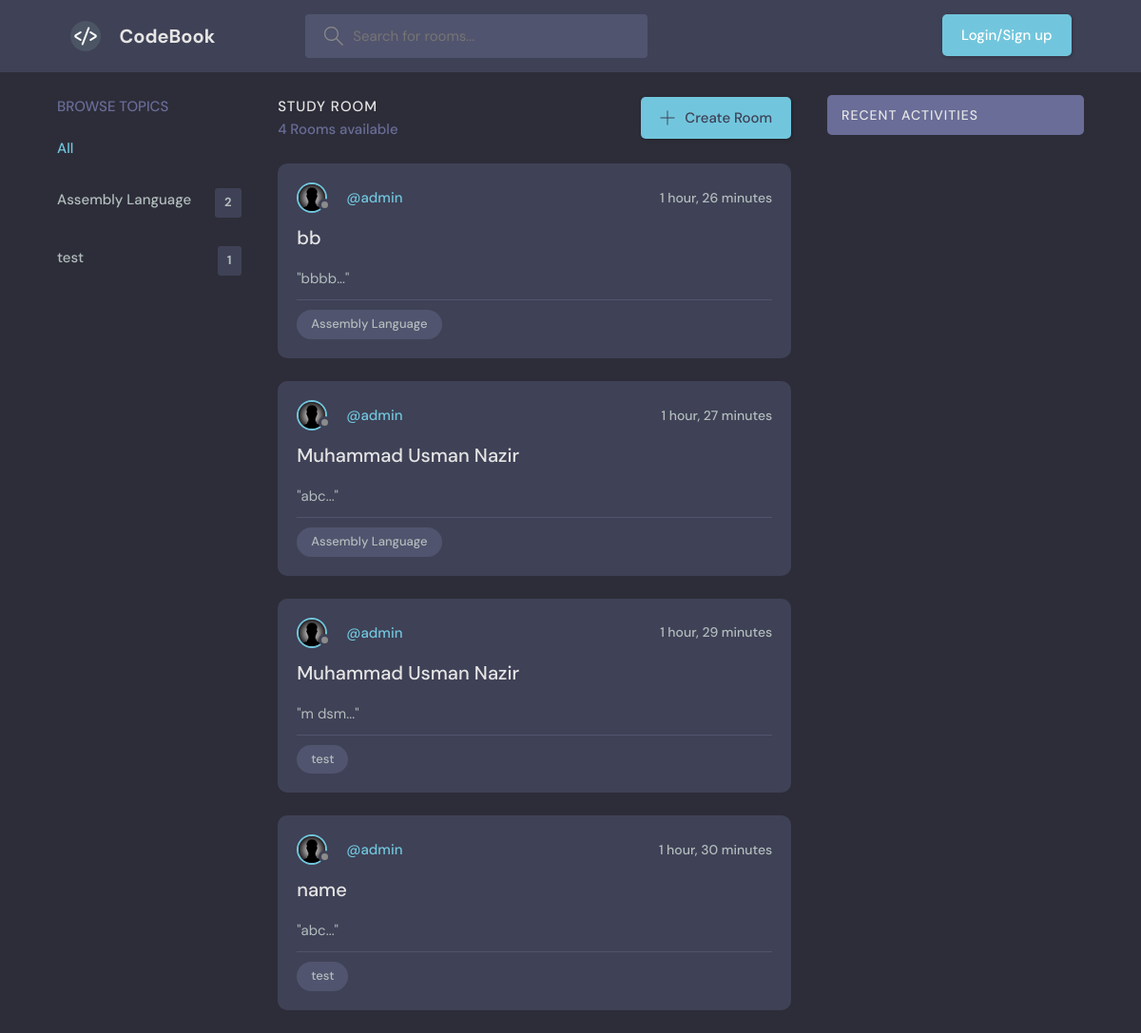
The page / on the database its author committed.
### base/models.py (models this page shows, shortened)
class Topic(models.Model):
    name = models.CharField(max_length=200)
    count = models.IntegerField(default=1)
    class Meta:
        ordering=['name']

class Room(models.Model):
    host = models.ForeignKey(User, on_delete=models.CASCADE)
    topic = models.CharField(max_length=532)
    name = models.CharField(max_length=200)
    description = models.TextField()
    participants = models.ManyToManyField(User, related_name='participants', blank=True)
    files = models.FileField(upload_to="Room-files", blank=True)
    images = models.ImageField(upload_to="Room-images", blank=True)
    video = models.FileField(upload_to="Room-videos", blank=True, max_length=10000)
    created = models.DateTimeField(auto_now_add=True)
    updated = models.DateTimeField(auto_now=True)
    class Meta:
        ordering=['-updated', '-created']

class User(AbstractUser):
    genderChoice=(
        ('M','Male'),
        ('F','Female'),
        ('O','Other'),
    )
    name = models.CharField(max_length=25)
    email = models.EmailField(max_length=50)
    gender = models.CharField(max_length=25, choices=genderChoice)
    dob = models.DateField(null=True)
    phone = models.CharField(max_length=15)
    address = models.TextField(max_length=125)
    bio = models.TextField(max_length=500)
    avatar = models.ImageField(upload_to='avatars', default='nopic.jpg')
    status = models.BooleanField(default=True)
    email_otp = models.CharField(max_length=12, default="000000")
    is_email_verified = models.BooleanField(default=False)
    is_phone_verified = models.BooleanField(default=False)

### base/views.py (the view)
# urls.py: path('', views.index, name='home'),
def index(request):
    topic = Topic.objects.all().order_by('-count')
    user = User.objects.all()
    q = request.GET.get('q') if request.GET.get('q')  != None else ''
    room = Room.objects.filter(
        Q(topic__icontains=q) |
        Q(name__icontains=q) |
        Q(description__icontains=q)
    )
    room_count=room.count()
    room_messages = Message.objects.filter(Q(room__name__icontains=q))
    context = {'room':room, 'topic':topic, 'room_count':room_count,'room_messages':room_messages, 'user':user}
    return render(request, 'base/home.html', context)

### base/templates/base/home.html (shortened to what this page needs)
{% extends 'main.html'%} {% block content%}
<main class="layout layout--3">
  <div class="container">
    {% include 'base/topics_comp.html'%}
    <div class="roomList">
      {% include 'base/feed.html' %}
    </div>
    {% include 'base/activity_comp.html'%}
  </div>
</main>
{% endblock %}

### base/templates/base/topics_comp.html (shortened to what this page needs)
<div class="topics">
  <div class="topics__header">
    <h2>Browse Topics</h2>
  </div>
  <ul class="topics__list">
    <li>
      <a href="{% url 'home' %}" class="active">All</a>
    </li>
    {% for obj in topic%}
    <li>
      <a href="{% url 'home' %}?q={{obj.name}}"
        >{{obj.name}} <span>{{obj.count}}</span></a
      >
    </li>
    {% endfor %}
  </ul>
</div>

### base/templates/base/feed.html (shortened to what this page needs)
<div class="roomList__header">
  <div>
    <h2>Study Room</h2>
    <p>{{room.count}} Rooms available</p>
  </div>
  <a class="btn btn--main" href="/create-room">
    <svg version="1.1" xmlns="http://www.w3.org/2000/svg" width="32" height="32" viewBox="0 0 32 32">
      <title>add</title>
      <path
        d="M16.943 0.943h-1.885v14.115h-14.115v1.885h14.115v14.115h1.885v-14.115h14.115v-1.885h-14.115v-14.115z"
      ></path>
    </svg>
    Create Room
  </a>
</div>
{% for x in room %}
<div class="roomListRoom">
  <div class="roomListRoom__header">
    <a href="{% url 'user-profile' x.host.id %}" class="roomListRoom__author">
      <div class="avatar avatar--small">
        <img src="{{x.host.avatar.url}}">
      </div>
       @{{x.host.username}}
    </a>
    <div class="roomListRoom__actions">
      <span>{{x.updated|timesince}}</span>
    </div>
  </div>
  <div class="roomListRoom__content">
    <a href="{% url 'detail' x.id %}">{{x.name}}</a>
    <p>
      "{{x.description|slice:":64"}}..."
    </p>
  </div>
  <div class="roomListRoom__meta">
    <p class="roomListRoom__topic">{{x.topic}}</p>
  </div>
</div>
{% endfor %}

### static/css/style.css (style rules this page uses)
:root { --color-main: #71c6dd; --color-main-light: #e1f6fb; --color-dark: #3f4156; --color-dark-medium: #51546e; --color-dark-light: #696d97; --color-light: #e5e5e5; --color-gray: #8b8b8b; --color-light-gray: #b2bdbd; --color-bg: #2d2d39; --color-success: #5dd693; --color-error: #fc4b0b; }
* { font-family: "DM Sans", -apple-system, BlinkMacSystemFont, "Segoe UI", Roboto, Oxygen, Ubuntu, Cantarell, "Open Sans", "Helvetica Neue", sans-serif; margin: 0; padding: 0; box-sizing: border-box; text-rendering: optimizeLegibility; font-size: inherit; }
html { font-size: 56.25%; }
@media only screen and (min-width: 1200px) { html { font-size: 62.5%; } }
body { line-height: 1.6; font-weight: 400; font-size: 1.5rem; color: var(--color-light-gray); background-color: var(--color-bg); min-height: 100vh; }
img { width: 100%; }
a { display: inline-block; color: var(--color-main); text-decoration: none; }
.container { max-width: 120rem; width: 90%; margin: auto; }
.btn { background-color: transparent; border: none; display: inline-flex; align-items: center; gap: 1rem; cursor: pointer; transition: all ease-in-out 0.3s; padding: 1rem 2rem; border-radius: 5px; box-shadow: 1px 1px 3px 1px rgba(0, 0, 0, 0.15); font-weight: 500; }
.btn--main { background-color: var(--color-main); color: var(--color-dark); }
.btn > svg { fill: currentColor; width: 1.6rem; height: 1.6rem; }
.avatar { position: relative; display: inline-block; border-radius: 50%; border: 2px solid var(--color-main); }
.avatar img { display: block; border-radius: 50%; object-fit: cover; object-position: center; }
.avatar::after { content: ""; display: block; position: absolute; background-color: var(--color-gray); z-index: 111; border-radius: 50%; border: 0.3rem solid var(--color-dark); }
.avatar.avatar--small img { width: 2.8rem; height: 2.8rem; }
.avatar.avatar--small:after { width: 0.7rem; height: 0.7rem; bottom: 0px; right: -6px; }
.layout { margin-top: 2.4rem; }
.layout > .container { display: flex; justify-content: space-between; align-items: flex-start; }
.layout--3 > .container > div:first-child { flex-basis: 18%; max-width: 22.5rem; }
.layout--3 > .container > div:nth-child(2) { flex-basis: 50%; }
.topics__header { margin-bottom: 2rem; }
.topics__header h2 { text-transform: uppercase; font-weight: 500; color: var(--color-dark-light); }
.topics__list { list-style: none; }
.topics__list li a { display: flex; justify-content: space-between; margin-bottom: 3rem; font-weight: 500; color: var(--color-light-gray); transition: all 0.3s ease-in-out; }
.topics__list li a.active, .topics__list li a:hover { color: var(--color-main); }
.topics__list li a span { padding: 0.5rem 1rem; background-color: var(--color-dark); border-radius: 3px; font-size: 1.3rem; font-weight: 700; letter-spacing: 1px; }
.roomList__header { display: flex; justify-content: space-between; align-items: center; margin-bottom: 2.4rem; }
.roomList__header h2 { text-transform: uppercase; font-weight: 500; color: var(--color-light); letter-spacing: 1px; }
.roomList__header p { font-weight: 500; color: var(--color-dark-light); }
.roomListRoom { margin-bottom: 2.4rem; background-color: var(--color-dark); border-radius: 1rem; padding: 2rem; }
.roomListRoom__header { display: flex; justify-content: space-between; align-items: center; }
.roomListRoom__author { font-weight: 500; display: flex; align-items: center; gap: 1rem; }
.roomListRoom__actions { display: flex; align-items: flex-start; gap: 1rem; position: relative; }
.roomListRoom__actions span { font-size: 1.4rem; font-weight: 500; }
.roomListRoom__content { margin: 1rem 0; }
.roomListRoom__content a { font-size: 2rem; font-weight: 500; margin-bottom: 1.5rem; color: var(--color-light); transition: all 0.3s ease-in-out; }
.roomListRoom__meta { border-top: 1px solid var(--color-dark-medium); padding-top: 1rem; display: flex; align-items: center; justify-content: space-between; }
.roomListRoom__topic { padding: 5px 1.5rem; background-color: var(--color-dark-medium); border-radius: 5rem; font-weight: 500; font-size: 1.3rem; }

### rows shown on the page
Topic: name "Assembly Language", count "2"
Topic: name "test", count "1"
Room: host.avatar (placeholder picture), host.username "admin", updated "1 hour, 26 minutes", name "bb", description "bbbb", topic "Assembly Language"
Room: host.avatar (placeholder picture), host.username "admin", updated "1 hour, 27 minutes", name "Muhammad Usman Nazir", description "abc", topic "Assembly Language"
Room: host.avatar (placeholder picture), host.username "admin", updated "1 hour, 29 minutes", name "Muhammad Usman Nazir", description "m dsm", topic "test"
Room: host.avatar (placeholder picture), host.username "admin", updated "1 hour, 30 minutes", name "name", description "abc", topic "test"

### other values the page prints
{{ room.count }} "4"
